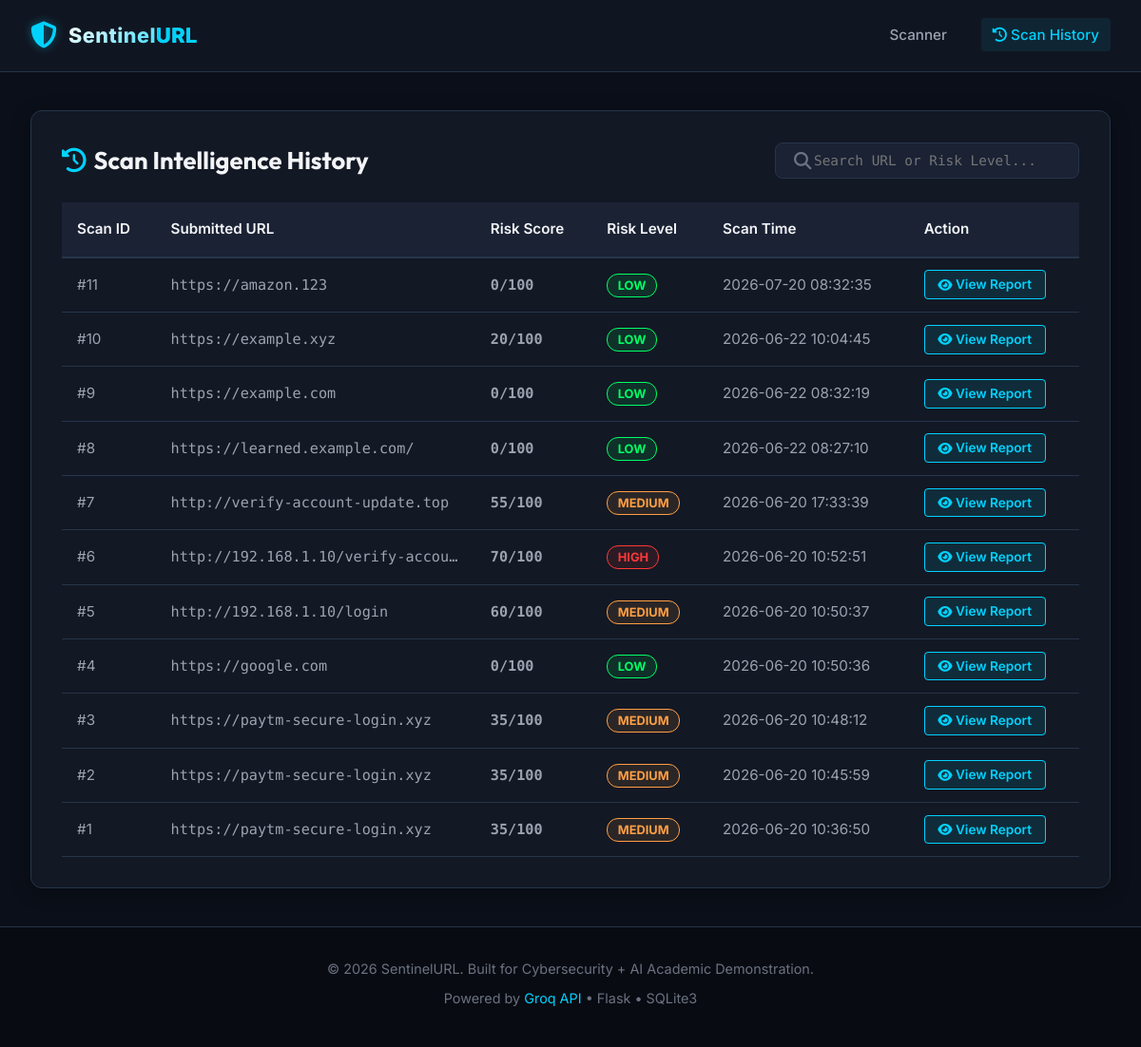
The app's page /history with its own data.
### tables this page shows
CREATE TABLE scan_history (
                id INTEGER PRIMARY KEY AUTOINCREMENT,
                url TEXT NOT NULL,
                risk_score INTEGER NOT NULL,
                risk_level TEXT NOT NULL,
                detected_issues TEXT NOT NULL,
                ai_analysis TEXT NOT NULL,
                scan_time TIMESTAMP DEFAULT CURRENT_TIMESTAMP
            );

### app.py (the view)
@app.route('/history')
def history():
    try:
        conn = get_db_connection()
        cursor = conn.cursor()
        cursor.execute(
            "SELECT id, url, risk_score, risk_level, scan_time FROM scan_history ORDER BY scan_time DESC"
        )
        rows = cursor.fetchall()
        conn.close()
        scans = []
        for row in rows:
            scans.append({
                "id": row["id"],
                "url": row["url"],
                "risk_score": row["risk_score"],
                "risk_level": row["risk_level"],
                "scan_time": row["scan_time"]
            })
        return render_template('history.html', scans=scans)
    except Exception as e:
        logger.error(f"Error loading scan history: {e}")
        flash("Failed to load scan history.", "error")
        return render_template('history.html', scans=[])

### app.py (called while the page is built)
def get_db_connection():
    conn = sqlite3.connect(DATABASE)
    conn.row_factory = sqlite3.Row
    return conn

### templates/history.html (shortened to what this page needs)
<!DOCTYPE html>
<html lang="en">
<head>
    <link rel="stylesheet" href="https://cdnjs.cloudflare.com/ajax/libs/font-awesome/6.4.0/css/all.min.css">
    <link rel="stylesheet" href="{{ url_for('static', filename='style.css') }}">
</head>
<body>
    <header>
        <nav class="navbar">
            <a href="{{ url_for('index') }}" class="logo">
                <i class="fa-solid fa-shield-halved logo-icon"></i>
                <span class="logo-text">Sentinel<span>URL</span></span>
            </a>
            <ul class="nav-links">
                <li><a href="{{ url_for('index') }}"> Scanner</a></li>
                <li><a href="{{ url_for('history') }}" class="active"><i class="fa-solid fa-clock-rotate-left"></i> Scan History</a></li>
            </ul>
        </nav>
    </header>
    <main class="container">
        <section class="history-card">
            <div class="history-header">
                <h2 style="display: flex; align-items: center; gap: 0.5rem; font-size: 1.6rem;">
                    <i class="fa-solid fa-clock-rotate-left" style="color: var(--color-accent);"></i>
                    Scan Intelligence History
                </h2>
                <div class="input-wrapper" style="max-width: 320px; width: 100%;">
                    <i class="fa-solid fa-magnifying-glass input-icon"></i>
                    <input
                        type="text"
                        id="history-search"
                        class="scanner-input"
                        placeholder="Search URL or Risk Level..."
                        style="padding: 0.6rem 1rem 0.6rem 2.5rem; font-size: 0.9rem;"
                    >
                </div>
            </div>
            {% if scans %}
                <div class="table-wrapper">
                    <table class="history-table">
                        <thead>
                            <tr>
                                <th>Scan ID</th>
                                <th>Submitted URL</th>
                                <th>Risk Score</th>
                                <th>Risk Level</th>
                                <th>Scan Time</th>
                                <th>Action</th>
                            </tr>
                        </thead>
                        <tbody>
                            {% for scan in scans %}
                                <tr>
                                    <td>#{{ scan.id }}</td>
                                    <td class="td-url" title="{{ scan.url }}">{{ scan.url }}</td>
                                    <td style="font-weight: 700; font-family: 'Fira Code', monospace;">
                                        {{ scan.risk_score }}/100
                                    </td>
                                    <td>
                                        <span class="badge-risk-sm {{ scan.risk_level }}">
                                            {{ scan.risk_level }}
                                        </span>
                                    </td>
                                    <td>{{ scan.scan_time }}</td>
                                    <td>
                                        <a href="{{ url_for('report', scan_id=scan.id) }}" class="btn-table-action">
                                            <i class="fa-solid fa-eye"></i> View Report
                                        </a>
                                    </td>
                                </tr>
                            {% endfor %}
                        </tbody>
                    </table>
                </div>
            {% endif %}
        </section>
    </main>
    <footer>
        <p>&copy; 2026 SentinelURL. Built for Cybersecurity + AI Academic Demonstration.</p>
        <p>Powered by <a href="https://groq.com/" target="_blank">Groq API</a> &bull; Flask &bull; SQLite3</p>
    </footer>
</body>
</html>

### records on screen
scan_history: id "11", url "https://amazon.123", risk_score "0", risk_level "LOW", scan_time "2026-07-20 08:32:35"
scan_history: id "10", url "https://example.xyz", risk_score "20", risk_level "LOW", scan_time "2026-06-22 10:04:45"
scan_history: id "9", url "https://example.com", risk_score "0", risk_level "LOW", scan_time "2026-06-22 08:32:19"
scan_history: id "8", url "https://learned.example.com/", risk_score "0", risk_level "LOW", scan_time "2026-06-22 08:27:10"
scan_history: id "7", url "http://verify-account-update.top", risk_score "55", risk_level "MEDIUM", scan_time "2026-06-20 17:33:39"
scan_history: id "6", url "http://192.168.1.10/verify-accou…", risk_score "70", risk_level "HIGH", scan_time "2026-06-20 10:52:51"
scan_history: id "5", url "http://192.168.1.10/login", risk_score "60", risk_level "MEDIUM", scan_time "2026-06-20 10:50:37"
scan_history: id "4", url "https://google.com", risk_score "0", risk_level "LOW", scan_time "2026-06-20 10:50:36"
scan_history: id "3", url "https://paytm-secure-login.xyz", risk_score "35", risk_level "MEDIUM", scan_time "2026-06-20 10:48:12"
scan_history: id "2", url "https://paytm-secure-login.xyz", risk_score "35", risk_level "MEDIUM", scan_time "2026-06-20 10:45:59"
scan_history: id "1", url "https://paytm-secure-login.xyz", risk_score "35", risk_level "MEDIUM", scan_time "2026-06-20 10:36:50"
